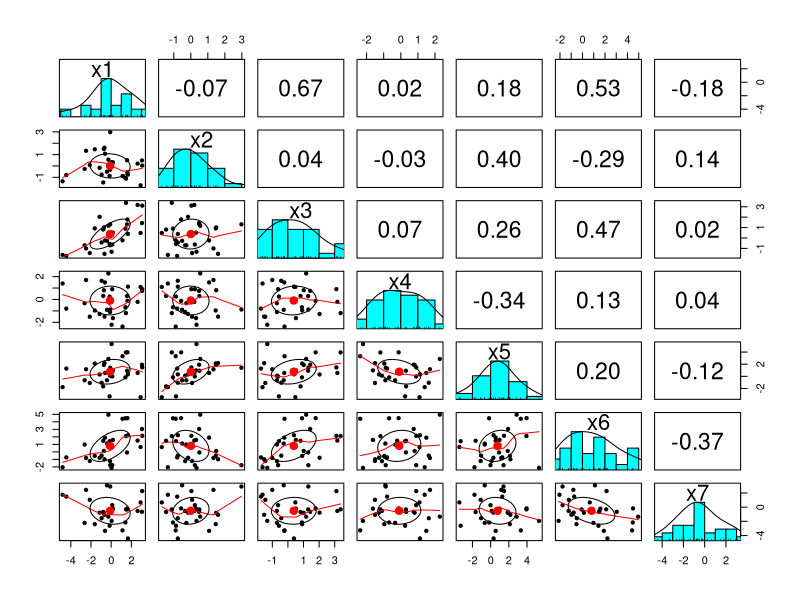
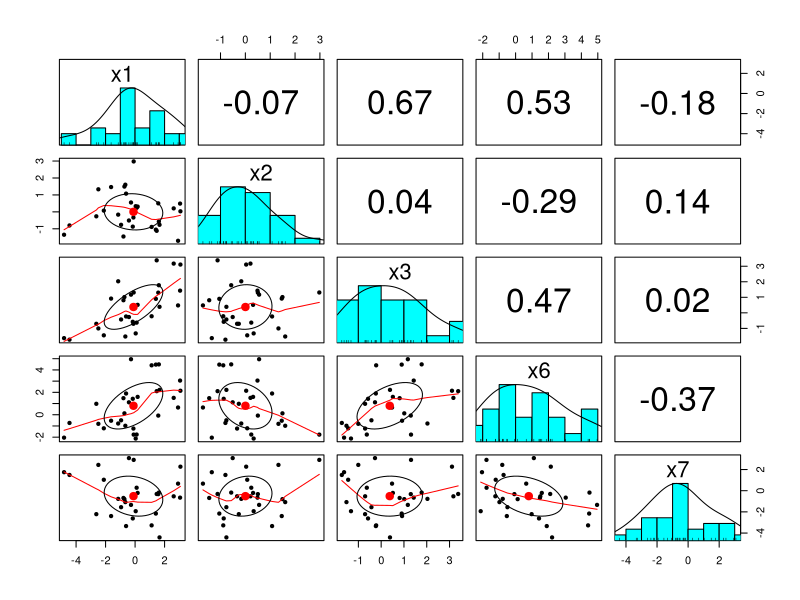
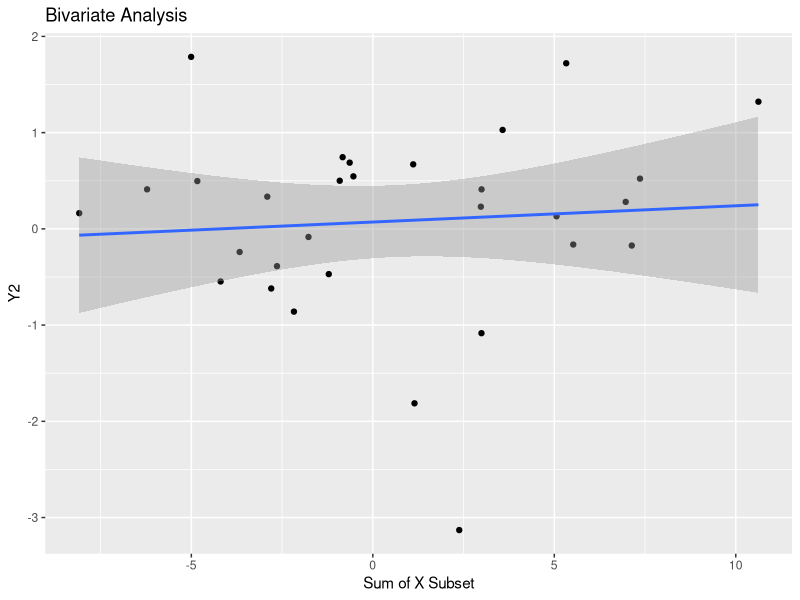
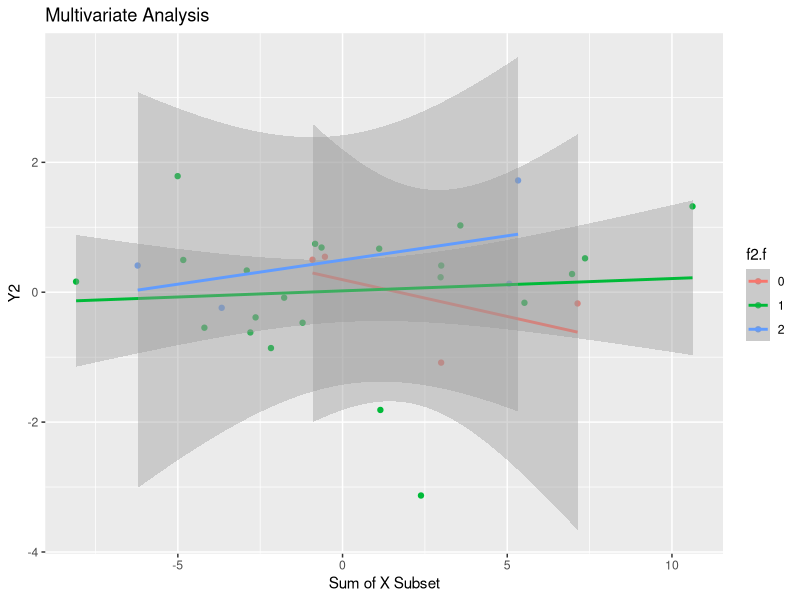
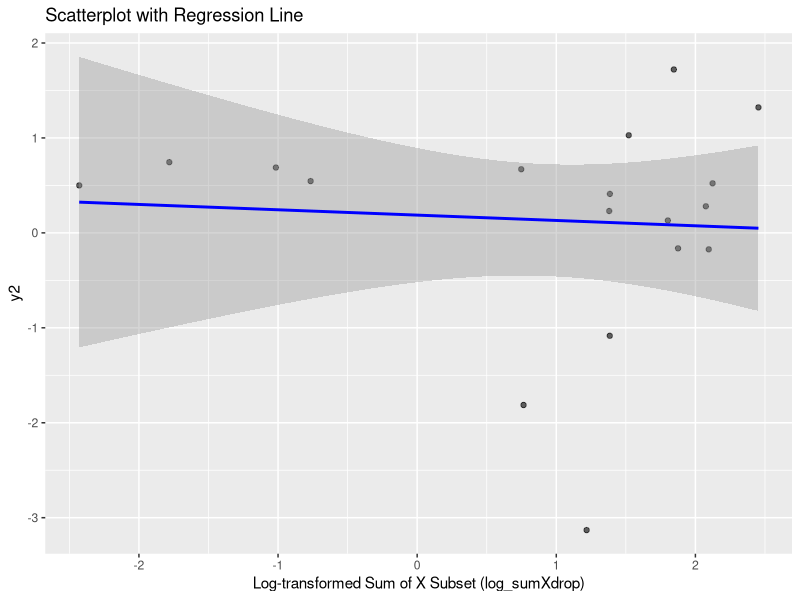

Write R code to recreate these figures, in order.
## ---- chunk 1
#| echo: false
#| warning: false
#| message: false
#| error: false


library(tidyverse)
library(knitr)
library(psych)
library(car)
library(kableExtra)
library(MASS)

# Load the data from google sheets
df <- read_csv("Mod3Data.csv")
kable(round(head(df),2))
## ---- chunk 2
#| echo: false
#| warning: false
#| message: false
#| error: false

# calculate sum scores for x1 to x7 after conducting a Cronbach's alpha analysis
xCA <- alpha(df[,5:11], check.keys = TRUE)
xCA

summary(xCA)

# create a new variable for the sum of x1 to x7
df$sumX <- rowSums(df[,5:11])

# show bivariate plots of x1 to x7
pairs.panels(df[,5:11])

# make all the f variables factors
df$f1.f <- as.factor(df$f1)
df$f2.f <- as.factor(df$f2)
df$f3.f <- as.factor(df$f3)
df$f4.f <- as.factor(df$f4)
df$f5.f <- as.factor(df$f5)
df$f6.f <- as.factor(df$f6)
df$f7.f <- as.factor(df$f7)
df$f8.f <- as.factor(df$f8)


## ---- chunk 3
#| echo: false
#| warning: false
#| message: false
#| error: false

# calculate sum scores for x1 to x7 after conducting a Cronbach's alpha analysis
xCAdrop <- alpha(df[,c(5,6,7,10,11)], check.keys = TRUE)
xCAdrop

summary(xCAdrop)

# create a new variable for the x subset
df$sumXdrop <- rowSums(df[,c(5,6,7,10,11)])

# show bivariate plots of x1 to x7
pairs.panels(df[,c(5,6,7,10,11)])
## ---- chunk 4
#| echo: false
#| warning: false
#| message: false
#| error: false

# Bivariate model

mod <- lm(y2 ~ sumXdrop, data = df)
summary(mod)
## ---- chunk 5
#| echo: false
#| warning: false
#| message: false
#| error: false

# plot the data
ggplot(df, aes(x = sumXdrop, y = y2)) +
  geom_point() +
  geom_smooth(method = "lm") +
  labs(title = "Bivariate Analysis", x = "Sum of X Subset", y = "Y2")

## ---- chunk 6
#| echo: false
#| warning: false
#| message: false
#| error: false

# Multivariate model

mod2 <- lm(y2 ~ x1 + x2 + x3 + x6 + x7, data = df)
summary(mod2)


kable(vif(mod2), col.names = c("Variable", "VIF"))

mod3 <- lm(y2 ~ sumXdrop + f2, data = df)
summary(mod3)

kable(vif(mod3), col.names = c("Variable", "VIF"))


## ---- chunk 7
#| echo: false
#| warning: false
#| message: false
#| error: false

# plot the results of

ggplot(df, aes(x = sumXdrop, y = y2, color = f2.f)) +
  geom_point() +
  geom_smooth(method = "lm") +
  labs(title = "Multivariate Analysis", x = "Sum of X Subset", y = "Y2")

## ---- chunk 8
#| echo: false
#| warning: false
#| message: false
#| error: false

df$log_sumXdrop <- log(df$sumXdrop + 1)
mod_log <- lm(y2 ~ log_sumXdrop + f2, data = df)
summary(mod_log)

## ---- chunk 9
#| echo: false
#| warning: false
#| message: false
#| error: false

# plot the results of the log transform

ggplot(df, aes(x = log_sumXdrop, y = y2)) +
  geom_point(alpha = 0.6) +
  geom_smooth(method = "lm", formula = y ~ x, se = TRUE, color = "blue") +
  labs(
    title = "Scatterplot with Regression Line",
    x = "Log-transformed Sum of X Subset (log_sumXdrop)",
    y = "y2"
  )
